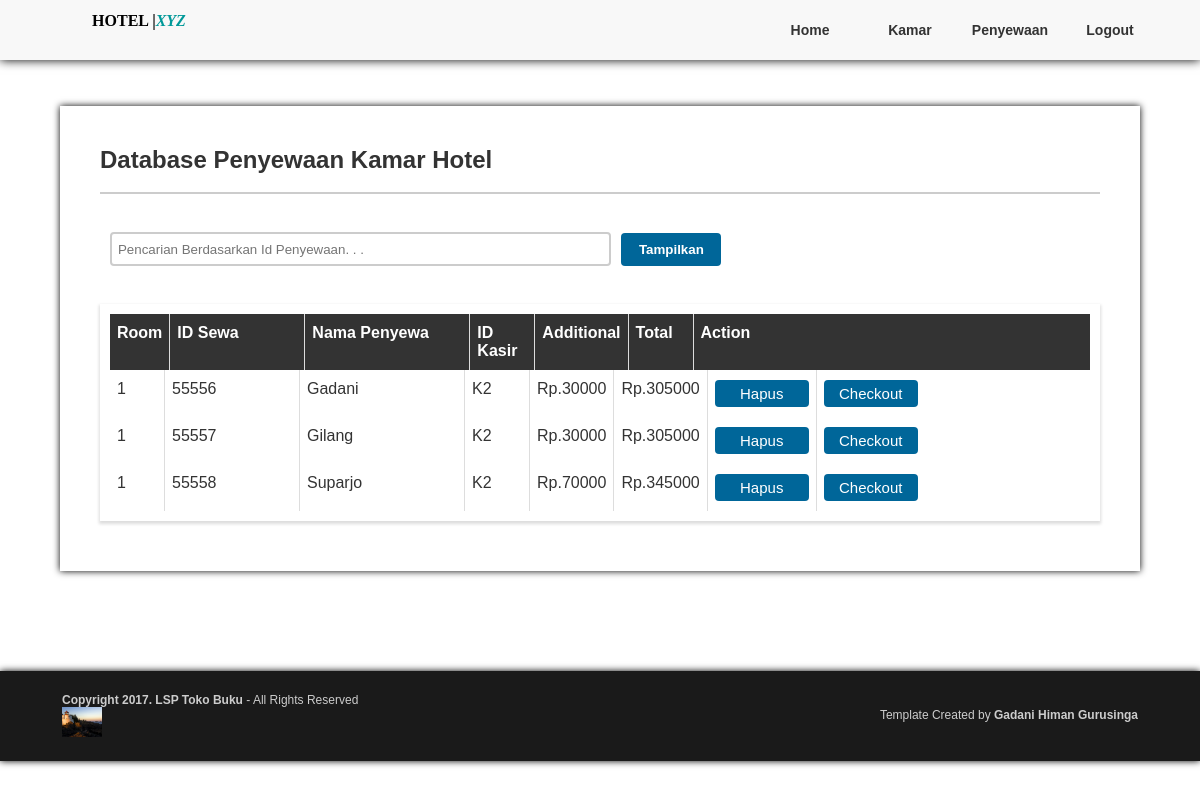
Page /index_penyewaan.php (signed in) on the committed database.
### tables this page shows
CREATE TABLE IF NOT EXISTS `penyewaan` (
  `id_sewa` int(11) NOT NULL AUTO_INCREMENT,
  `id_kamar` varchar(10) DEFAULT NULL,
  `nama` varchar(255) NOT NULL,
  `hp` varchar(30) NOT NULL,
  `id_kasir` varchar(10) NOT NULL,
  `tambahan` int(11) NOT NULL,
  `laundry` int(11) NOT NULL,
  `total` int(11) NOT NULL,
  `tanggal` datetime NOT NULL,
  PRIMARY KEY (`id_sewa`)
);

### index_penyewaan.php (the view, shortened to what this page needs)
<?php session_start();
if(isset($_SESSION['username']) && $_SESSION['akses']=="manajer")
{
$akses = $_SESSION['akses'];
?>
<!DOCTYPE html PUBLIC "-//W3C//DTD XHTML 1.0 Transitional//EN" "http://www.w3.org/TR/xhtml1/DTD/xhtml1-transitional.dtd">
<html xmlns="http://www.w3.org/1999/xhtml">
<head>
<link href="css.css" rel="stylesheet" type="text/css" />
</head>
<body>
<?php include ("menu.php"); ?>
<div id="content"><br />
<br />
<div id="artikel">
  <center>
<p><strong><font size="+2">Database Penyewaan Kamar Hotel</font></strong></p>
</center>
<br />
<hr color="#CCCCCC" />
<br /><br />
<form action="" method="POST">
<table width="80%" border="0" align="center" >
<tr>
<td>
<input placeholder="Pencarian Berdasarkan Id Penyewaan. . ." name="id_sewa" type="text" class="form" />
</td>
<td align="left">
<input type="submit" class="t_cari" name="cari" value="Tampilkan" />
</td>
</tr>
</table>
</form>
<br />
<br />
<center>
<table class="fixed2-th">
		<thead>
			<tr>
            <?php
				if(isset($_POST['cari']))
				{
					$id_sewa = $_POST['id_sewa'];
$gabung = mysql_query("SELECT * FROM penyewaan WHERE id_sewa LIKE '%$id_sewa%'");
if($gabung){
?>
				<th>Room</th>
				<th>ID Sewa</th>
				<th>Nama Penyewa</th>
				<th>ID Kasir</th>
                <th>Additional</th>
                <th>Total</th>
                <th colspan="2">Action</th>
			</tr>
		</thead>
                      <?php
while($hasil = mysql_fetch_array($gabung))
{
?>
		<tbody>
			<tr>
				<td><?php echo $hasil['id_kamar'];?></td>
				<td><?php echo $hasil['id_sewa'];?></td>
				<td><?php echo $hasil['nama'];?></td>
				<td><?php echo $hasil['id_kasir'];?></td>
                <td>Rp.<?php echo $hasil['tambahan']+$hasil['laundry'];?></td>
                <td>Rp.<?php echo $hasil['total'];?></td>
                <td><a href="delete_penyewaan.php?id=<?php echo $hasil['id_sewa'];?>" onclick="return confirm('Apakah anda ingin menghapus ini ?');"><font class="action">Hapus</font></a></td>
                <td><a href="cetak.php?id=<?php echo $hasil['id_sewa'];?>"><font class="action">Checkout</font></a></td>
        </tr>
				<?php
				}
				}
							else
							{
								echo "No Data";
							}
				}
				?>
		</tbody>
	</table>
</center>
</div>
</div>
<?php include ("footer.php"); ?>
</body>
</html>
<?php
}
else{echo"<script>alert ('Anda Tidak Bisa Mengakses Halaman Ini!!!!');window.location='index.php';</script>";}?>

### menu.php
<div id="menu">
<div id="logo">
<table width="218">
<tr>
<td width="208"><a href="home.php">HOTEL |<font color="#009999"><em>XYZ</em></font></a></td>
</tr>
</table>
</div>
<div id="menu_menu">
<ul>
<a href="home.php" class="alink">
<li>Home</li>
</a>
<a href="form_kamar.php" class="alink"><li>Kamar</li>
</a>
<?php
if($akses != "manajer")
            {
              echo '';
            }
            elseif($akses == "manajer")
            {
			 echo '<a href="index_penyewaan.php" class="alink"><li>Penyewaan</li>
</a>';
            }
?>
<a href="logout.php" class="alink"><li>Logout</li>
</a>
</ul>
</div>
</div>

### footer.php (shortened to what this page needs)
<div id="alas_footer">
<div id="footer">
<center>
  <table width=90% border="0">
  <tr>
    <td align="left"><p><strong>Copyright 2017. LSP Toko Buku</strong> - All Rights Reserved</p> <img style="width:40px" src="picture/header.jpg" />
      </td>
    <td align="right">Template Created by <strong>Gadani Himan Gurusinga </strong>
    <br /></td>
  </tr>
</table>
</center>
</div>
</div>

### css.css (style rules this page uses)
* { padding:0px; margin:0px; }
.t_cari { font-family:"Lucida Sans Unicode", "Lucida Grande", sans-serif; font-weight:bold; border-bottom-left-radius:4px; border-bottom-right-radius:4px; border-top-left-radius:4px; border-top-right-radius:4px; width:100px; height:33px; color:#FFF; background-color:#069; border:#000; cursor:pointer; }
p { text-align:justify }
body { background:#FFF; }
li { list-style:none; }
a { text-decoration:none; color:#000; }
.form { padding-left:6px; width:95%; height:30px; border-radius:4px; border:2px solid #CCC; }
.alink { display:inline-block; width:20%; transition: all 0.3s; text-decoration:none; color:#333; font-size:14px; font-weight:bold; padding-top:2px; height:17px; font-family:"Lucida Sans Unicode", "Lucida Grande", sans-serif; }
.action { font-family:"Lucida Sans Unicode", "Lucida Grande", sans-serif; font-size:15px; display:block; border-bottom-left-radius:4px; border-bottom-right-radius:4px; border-top-left-radius:4px; border-top-right-radius:4px; text-align:center; padding:5px 7px 5px 7px; width:80px; color:#FFF; background-color:#069; border:#000; cursor:pointer; }
#menu { z-index:9999; margin:auto; position:fixed; box-shadow: 0 0 10px #000; background-color:#F8F8F8; height:60px; width:100%; }
#logo { margin-left:30px; float:left; width:auto; padding-top:10px; height:30px; text-align:center; font-family:Rockwell; font-weight:bold; font-size:16px; }
#menu_menu { float:right; width:40%; padding-top:20px; height:40px; text-align:center; }
#content { padding-top:70px; background-color:#FFF; width:100%; height:auto; padding-bottom:100px; }
#artikel { text-align:center; margin: auto; width:90%; max-width:1000px; height:auto; padding-top:40px; padding-bottom:50px; padding-left:40px; padding-right:40px; box-shadow: 0 0 7px #000; font-size:16px; color:#333; font-family:Arial, Helvetica, sans-serif; }
#alas_footer { box-shadow: 0 0 7px #000; background:#1A1A1A; height:70px; width:100%; padding-top:20px; }
#footer { font-family:"Lucida Sans Unicode", "Lucida Grande", sans-serif; float:left; font-size:12px; margin:auto; color:#CCC; width:100%; max-width:1400px; }
.fixed2-th { width: 100%; border-collapse: collapse; box-shadow: 0 2px 3px 1px #ddd; table-layout: fixed; border:10px solid #fff; }
.fixed2-th thead { background-color: #333; color:#fff; display: block; }
.fixed2-th tbody { display: block; width: 100%; }
.fixed2-th th,.fixed2-th td { vertical-align: top; padding:10px 7px; text-align: left; }
.fixed2-th th + th, .fixed2-th td + td { border-left:1px solid #ddd; }
.fixed2-th th:nth-child(1), .fixed2-th td:nth-child(1) { min-width:40px; }
.fixed2-th th:nth-child(2), .fixed2-th td:nth-child(2) { width:120px; }
.fixed2-th th:nth-child(3), .fixed2-th td:nth-child(3) { width:150px; }
.fixed2-th th:nth-child(4), .fixed2-th td:nth-child(4) { width:50px; }
.fixed2-th th:nth-child(5), .fixed2-th td:nth-child(5) { width:50px; }
.fixed2-th th:nth-child(6), .fixed2-th td:nth-child(6) { width:50px; }
.fixed2-th th:nth-child(7), .fixed2-th td:nth-child(7) { width:50px; }
.fixed2-th th:nth-child(8), .fixed2-th td:nth-child(8) { width:50px; }

### rows in the picture
penyewaan: id_kamar "1", id_sewa "55556", nama "Gadani", id_kasir "K2", $hasil['tambahan']+$hasil['laundry'] "30000", total "305000"
penyewaan: id_kamar "1", id_sewa "55557", nama "Gilang", id_kasir "K2", $hasil['tambahan']+$hasil['laundry'] "30000", total "305000"
penyewaan: id_kamar "1", id_sewa "55558", nama "Suparjo", id_kasir "K2", $hasil['tambahan']+$hasil['laundry'] "70000", total "345000"
